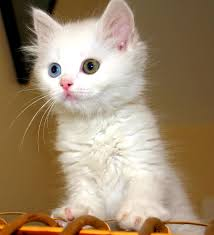
#> input picture 1/cat.jpg, 214 x 235 px
$ python 1c.py   (Python 2 division)
#> lines starting #> are read from the running program, lines starting #| are printed output that depends on the picture; after the words box and inside, x2 and y2 are one past the last pixel; in counts of white or black regions, pixels touching at a corner belong together
import numpy as np
import cv2 as cv
import operator
from heapq import nlargest

class kdTree():
	def __init__(self, rootid):
		self.left = None
		self.right = None
		self.rootid = rootid

def get_leaf_nodes(node):
	leafs = []
	if node is not None:
		if node.left is None and node.right is None:
			leafs.append(node.rootid)
		leafs += get_leaf_nodes(node.left) + get_leaf_nodes(node.right)
	return leafs

def readImage(imgName):
	img = cv.imread(imgName)
	for i in range(len(img)):
		for j in range(len(img[0])):
			img[i][j] = img[i][j]/8
			img[i][j] = img[i][j]*8
	return img

def calHistogram(img):
	histogram = {}
	for row in img:
		for pixel in row:
			if (pixel[0], pixel[1], pixel[2]) in histogram:
				histogram[(pixel[0], pixel[1], pixel[2])] += 1
			else:
				histogram[(pixel[0], pixel[1], pixel[2])] = 0
	return histogram

def showImage(name):
	cv.imshow('Quantised Image', name)
	k = cv.waitKey(0)
	if k == 27:
		cv.destroyAllWindows()

def growTree(points, k):

	if k == 1:
		return  None

	var = (np.var(points, axis=0)).tolist()
	ind = var.index(max(var))
	med = (np.median(points, axis=0))[ind]

	root = kdTree(med)
	left = [x for x in points if x[ind] < med]
	right = [x for x in points if x[ind] >= med]

	if k/2 != 1:
		root.left = growTree(left, k/2)
		root.right = growTree(right, k-k/2)
	else:
		avg = [0,0,0]
		for i in range(0, len(points)):
				avg += points[i]
		avg = avg/float(len(points))

		root.rootid = avg

	return root

def findKColors(image, K):
	lst = []
	for i in range(0, len(image)):
		for j in range(0, len(image[0])):
			lst.append(image[i][j])
	tree = growTree( lst , K)

	kColors = get_leaf_nodes(tree)

	return kColors

def findDist(pixel, color):
	d = 0
	for i in range(len(pixel)):
		d += (int(pixel[i]) - int(color[i]))**2
	return d

def quantise(k_colors, histogram):
	lookUpt = {}
	i=0
	for h in histogram.keys():
		minD = findDist(h, k_colors[0])
		val = k_colors[0]
		for color in k_colors:
			d = findDist(h, color)
			if d < minD:
				minD = d
				val = color
		lookUpt[h] = val
		i += 1
	return lookUpt

def createFinalImage(img, lookUpt):
	finalImg = img
	for i in range(len(finalImg)):
		for j in range(len(finalImg[0])):
			finalImg[i][j] = lookUpt[(finalImg[i][j][0], finalImg[i][j][1], finalImg[i][j][2])]
	return finalImg

image_path = input("Path to image: ")
#> the answer given: cat.jpg
k = int(input("Quantisation level: "))
#> the answer given: 3

image = readImage(image_path)
#> in readImage, img is the input picture: shape (235, 214, 3); mean B, G, R 111.5, 138.9, 160.2
histogram = calHistogram(image)
#> after the loop in calHistogram, `for row in img:`: histogram = 1790 items
#> histogram = 1790 items
k_colors = findKColors(image, k)
#> after the loop in findKColors, `for i in range(0, len(image)):`: lst = 50290 items
#> in growTree, `var = (np.var(points, axis=0)).tolist()`: var = [6207.7, 4431.9, 3503.3]
#> in growTree, `ind = var.index(max(var))`: ind = 0
#> in growTree, `med = (np.median(points, axis=0))[ind]`: med = 64
#> in growTree, `left = [x for x in points if x[ind] < med]`: left = 24459 items
#> in growTree, `right = [x for x in points if x[ind] >= med]`: right = 25831 items
#> the loop in growTree, `for i in range(0, len(points)):` made 50290 passes
#> avg on passes 1 to 3: [0, 0, 0], [0, 0, 0], [0, 0, 0]
#> after the loop in growTree, `for i in range(0, len(points)):`: avg = [5433664, 6807048, 7875224]
#> in growTree, `avg = avg/float(len(points))`: avg = [108, 135.4, 156.6]
#> in findKColors, `kColors = get_leaf_nodes(tree)`: kColors = [[108, 135.4, 156.6]]
#> k_colors = [[108, 135.4, 156.6]]
lookUpt = quantise(k_colors, histogram)
#> the loop in quantise, `for h in histogram.keys():` made 1790 passes
#> h on passes 1 to 3: (0, 0, 0), (0, 8, 8), (8, 16, 24)
#> after the loop in quantise, `for h in histogram.keys():`: i = 1790; lookUpt = 1790 items
#> lookUpt = 1790 items
finalImg = createFinalImage(image, lookUpt)
#> after the loop in createFinalImage, `for i in range(len(finalImg)):`:
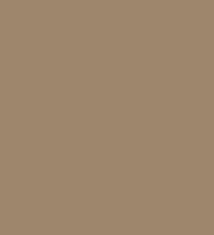
#> finalImg: shape (235, 214, 3); mean B, G, R 108, 135, 156

def getColor(pixel, k_colors):
	minD = findDist(pixel, k_colors[0])
	val = k_colors[0]
	for i in k_colors:
		d = findDist(pixel, i)
		if d < minD:
			minD = d
			val = i
	return val

finalImg2 = finalImg
for x in range(0, len(finalImg)-1):
	for y in range(0, len(finalImg[0])-1):
		oldpixel = finalImg[x][y]
		newpixel = getColor(oldpixel, k_colors)
		finalImg2[x][y] = newpixel
		quant_error = oldpixel - newpixel
		finalImg[x + 1][y] = finalImg[x + 1][y] + quant_error * 3 / float(8)
		finalImg[x][y + 1] = finalImg[x][y + 1] + quant_error * 3 / float(8)
		finalImg[x + 1][y + 1] = finalImg[x + 1][y + 1] + quant_error * 1 / float(4)
#> this loop made 234 passes
#> finalImg: shape (235, 214, 3); 0.89% of pixels changed, all inside (x1, y1, x2, y2) = (0, 0, 214, 235)

showImage(finalImg2)
#> (key Esc is pressed here)
